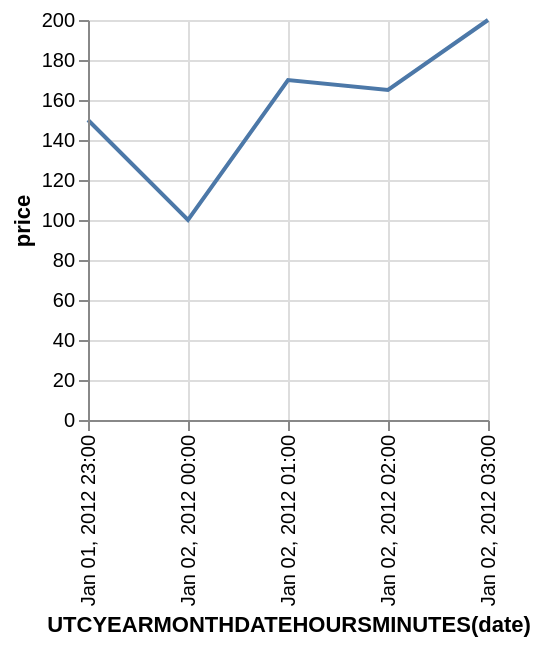

Specify this chart in Vega-Lite:
### Vega specification from a JSON file in a GitHub repository (floating-point values rounded to 4 significant figures)
{"$schema": "http://vega.github.io/schema/vega/v3.0.json", "description": "Google's stock price over time.", "autosize": "pad", "padding": 5, "data": [{"name": "source_0", "values": [{"date": "Sun, 01 Jan 2012 23:00:00", "price": 150}, {"date": "Sun, 02 Jan 2012 00:00:00", "price": 100}, {"date": "Sun, 02 Jan 2012 01:00:00", "price": 170}, {"date": "Sun, 02 Jan 2012 02:00:00", "price": 165}, {"date": "Sun, 02 Jan 2012 03:00:00", "price": 200}], "format": {"type": "json", "parse": {"date": "date", "price": "number"}}, "transform": [{"type": "filter", "expr": "datum[\"date\"] !== null && !isNaN(datum[\"date\"]) && datum[\"price\"] !== null && !isNaN(datum[\"price\"])"}, {"type": "formula", "as": "utcyearmonthdatehoursminutes_date", "expr": "datetime(utcyear(datum[\"date\"]), utcmonth(datum[\"date\"]), utcdate(datum[\"date\"]), utchours(datum[\"date\"]), utcminutes(datum[\"date\"]), 0, 0)"}, {"type": "collect", "sort": {"field": "utcyearmonthdatehoursminutes_date", "order": "descending"}}]}], "signals": [{"name": "width", "update": "200"}, {"name": "height", "update": "200"}], "marks": [{"name": "nested_main_group", "type": "group", "encode": {"update": {"width": {"signal": "width"}, "height": {"signal": "height"}, "fill": {"value": "transparent"}}}, "marks": [{"name": "marks", "type": "line", "from": {"data": "source_0"}, "encode": {"update": {"x": {"scale": "x", "field": "utcyearmonthdatehoursminutes_date"}, "y": {"scale": "y", "field": "price"}, "stroke": {"value": "#4c78a8"}}}}]}], "scales": [{"name": "x", "type": "time", "domain": {"data": "source_0", "field": "utcyearmonthdatehoursminutes_date"}, "range": [0, 200], "round": true, "nice": "minute"}, {"name": "y", "type": "linear", "domain": {"data": "source_0", "field": "price"}, "range": [200, 0], "round": true, "nice": true, "zero": true}], "axes": [{"scale": "x", "orient": "bottom", "tickCount": 5, "title": "UTCYEARMONTHDATEHOURSMINUTES(date)", "zindex": 1, "encode": {"labels": {"update": {"text": {"signal": "timeFormat(datum.value, '%b %d, %Y %H:%M')"}, "angle": {"value": 270}, "align": {"value": "right"}, "baseline": {"value": "middle"}}}}}, {"scale": "x", "domain": false, "grid": true, "labels": false, "orient": "bottom", "tickCount": 5, "ticks": false, "zindex": 0, "gridScale": "y"}, {"scale": "y", "format": "s", "orient": "left", "title": "price", "zindex": 1}, {"scale": "y", "domain": false, "format": "s", "grid": true, "labels": false, "orient": "left", "ticks": false, "zindex": 0, "gridScale": "x"}]}
